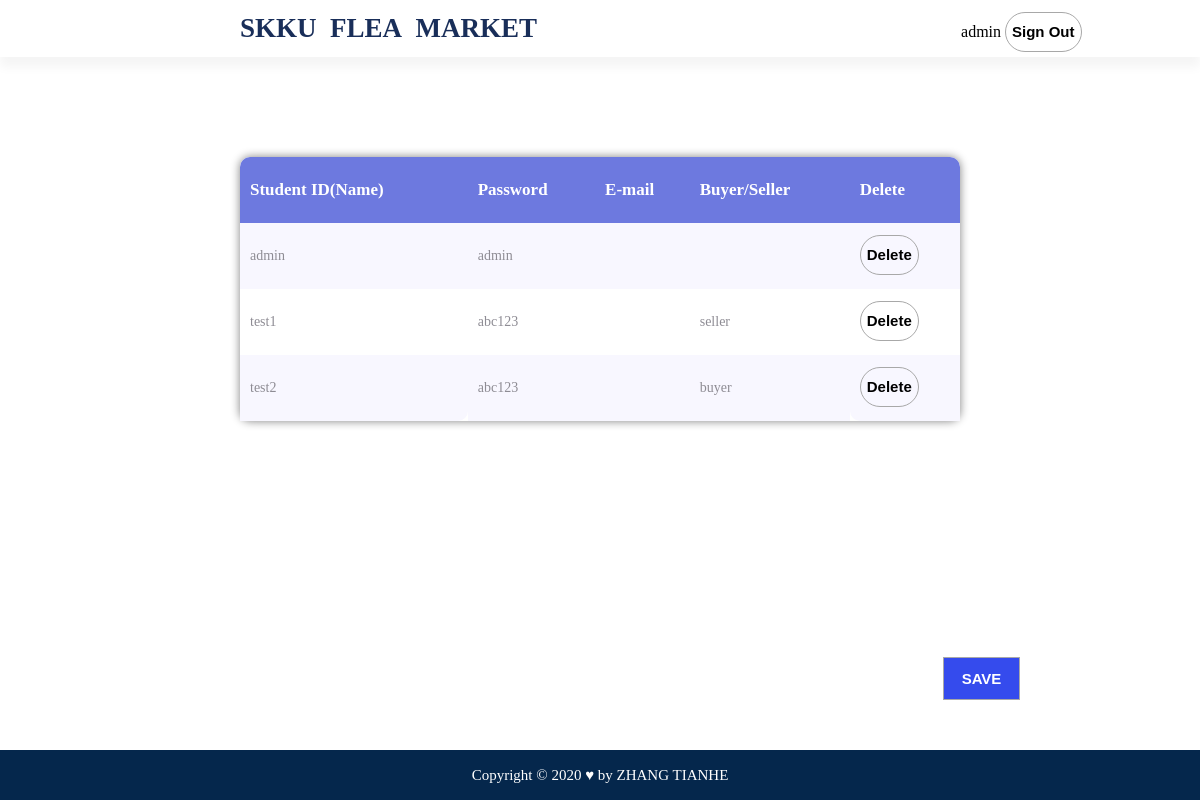
Screenshot of /admin.php (signed in) with the database file from the repository.
### tables this page shows
create table user(
	id int(11) auto_increment primary key,
    username varchar(20) not null,
    password varchar(32) not null,
    email varchar(30),
    type int(1) not null
)engine MyISAM;

### HTML/admin.php (the view, shortened to what this page needs)
<!DOCTYPE html>
<html lang="en">
	<head>
		<link rel="stylesheet" href="style/style.css">
		<link rel="stylesheet" href="style/admin.css">
	</head>
	<body>
		<div id="topbar">
			<a id="logo" href="index.php">SKKU&nbsp;&nbsp;FLEA&nbsp;&nbsp;MARKET</a>
			<a><?php
			echo $_SESSION["username"];
			?></a>
			<a href="php/logout.php"><button>Sign Out</button></a>
		</div>
		<div id="memberTable">
			<table rules="none" id="maintable">
				<tr><th>Student ID(Name)</th><th>Password</th><th>E-mail</th><th>Buyer/Seller</th><th>Delete</th></tr>
				<?php
					require_once "admin/admin.php";
					$conn = new mysqli($hn,$un,$pw,$db);
					$query = "select * from user";
					$userInfo = $conn->query($query);
					if($userInfo->num_rows > 0){
						while($row = $userInfo->fetch_assoc()){
							$type="";
							if($row['type']=="1"){
								$type = "seller";
							}elseif($row['type']=="2"){
								$type = "buyer";
							}
							$id = $row["id"];
							echo '<tr id="id'.$id.'" name="items" data-text="'.$id.'"><td id="username'.$id.'" onclick="change(\'username'.$id.'\')">'.$row['username'].'</td><td id="password'.$id.'" onclick="change(\'password'.$id.'\')">'.$row["password"].'</td><td id="email'.$id.'" onclick="change(\'email'.$id.'\')">'.$row['email'].'</td><td id="type'.$id.'" onclick="change(\'type'.$id.'\')">'.$type.'</td><td><button onclick="deleteuser('.$row['id'].')">Delete</button></td></tr>';
						}
					}
				?>
			</table>
		</div>
		<button onclick="saveChange()" id="save">SAVE</button>
		<div id="footer">
			Copyright&nbsp;&copy;&nbsp;2020&nbsp;&hearts;&nbsp;by&nbsp;ZHANG TIANHE
		</div>
	</body>
</html>

### HTML/style/style.css (style rules this page uses)
body { margin: 0; padding: 0; }
button { height: 40px; background: rgba(0,0,0,0); border: 1px solid rgb(168,168,168); border-radius: 20px; font-size: 15px; font-weight: bolder; }
a { text-decoration: none; color: #000000; }
#topbar { width: 100%; height: 57px; box-shadow: 0 10px 10px whitesmoke; }
#logo { font-size: 27px; color: rgb(25,46,89); margin-left: 20%; line-height: 57px; font-weight: bolder; margin-right: 35%; }
#footer { width: 100%; bottom: 0; height: 50px; font-size: 15px; text-align: center; line-height: 50px; color: #FFFFFF; background: #05274c; position: fixed; }

### HTML/style/admin.css (style rules this page uses)
#memberTable { width: 60%; margin: 100px auto; }
#memberTable table { width: 100%; text-align: left; line-height: 64px; box-shadow: grey 0 0 10px; border-radius: 10px; }
th { background: #6d79df; padding-left: 10px; font-size: 17px; color: #FFFFFF; }
td { padding-left: 10px; color: rgb(142,140,148); font-size: 14px; }
#memberTable th:first-child { border-radius: 10px 0 0 0; }
#memberTable th:last-child { border-radius: 0 10px 0 0; }
#memberTable tr:last-child>td:first-child { border-radius: 0 0 10px 0; }
#memberTable tr:last-child>td:last-child { border-radius: 0 0 0 10px; }
#memberTable tr:nth-child(even) { background: #f8f7ff; }
#memberTable tr:nth-child(odd) { background: #ffffff; }
#save { border-radius: 0; position: fixed; bottom: 100px; right: 15%; background: #354bed; color: white; width: 77px; height: 43px; }

### rows the page displays
user: username "admin", password "admin"
user: username "test1", password "abc123", type "seller"
user: username "test2", password "abc123", type "buyer"

### other values shown
$_SESSION["username"] "admin"
